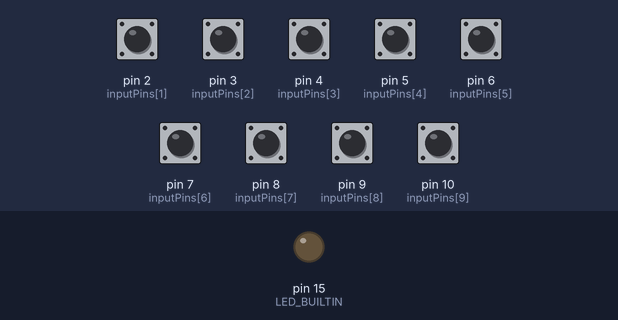
Bench run of a sketch on a simulated Arduino Uno, built with avr-gcc and run on an emulated ATmega328P. Parts: output pins drawn as LEDs (lit = HIGH). Inputs (shaded band) come from the test bench; at power-on: pin 2 (inputPins[1]), pin 3 (inputPins[2]), pin 4 (inputPins[3]), pin 5 (inputPins[4]), pin 6 (inputPins[5]), pin 7 (inputPins[6]), pin 8 (inputPins[7]), pin 9 (inputPins[8]), pin 10 (inputPins[9]) HIGH. What the sketch prints to the serial monitor is not drawn.

Above: at 1.4 s.
1.5 s: pin 2 (inputPins[1]) pulled LOW for 0.35 s
At 1.71 s:
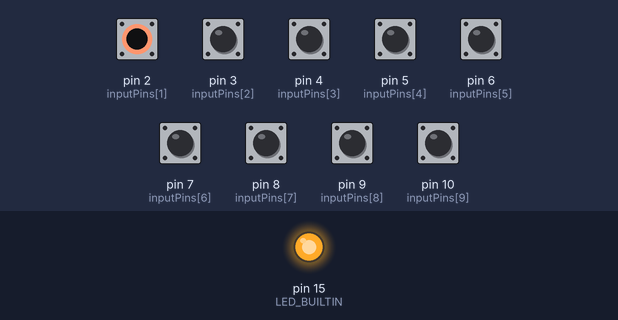
Timing chart, 0 to 4.5 s (numbered marks = the images above; inputs shaded):
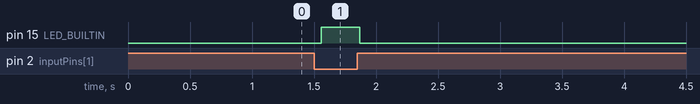

Measured:
- after the input at 1.5 s, pin 15 (LED_BUILTIN): LOW → HIGH after 0.06 s, → LOW 0.31 s later

The sketch:

esp32_testpin.ino
```cpp
#define LED_BUILTIN 15  // LED onboard LOLIN S2 Mini

// Daftar pin input yang mau dites
int inputPins[] = {1, 2, 3, 4, 5, 6, 7, 8, 9, 10};
int totalPins = sizeof(inputPins) / sizeof(inputPins[0]);

void setup() {
  Serial.begin(115200);
  Serial.println("Test GPIO LOLIN S2 Mini");

  // Setup LED
  pinMode(LED_BUILTIN, OUTPUT);

  // Setup input dengan pull-up
  for (int i = 0; i < totalPins; i++) {
    pinMode(inputPins[i], INPUT_PULLUP);
  }
}

void loop() {
  Serial.println("------ STATUS PIN ------");

  bool trigger = false;

  for (int i = 0; i < totalPins; i++) {
    int pin = inputPins[i];
    int state = digitalRead(pin);

    Serial.print("GPIO ");
    Serial.print(pin);
    Serial.print(" = ");

    if (state == HIGH) {
      Serial.println("HIGH");
    } else {
      Serial.println("LOW");
      trigger = true;
    }
  }

  // LED nyala jika ada pin LOW
  digitalWrite(LED_BUILTIN, trigger ? HIGH : LOW);

  delay(300); // refresh cepat
}
```
